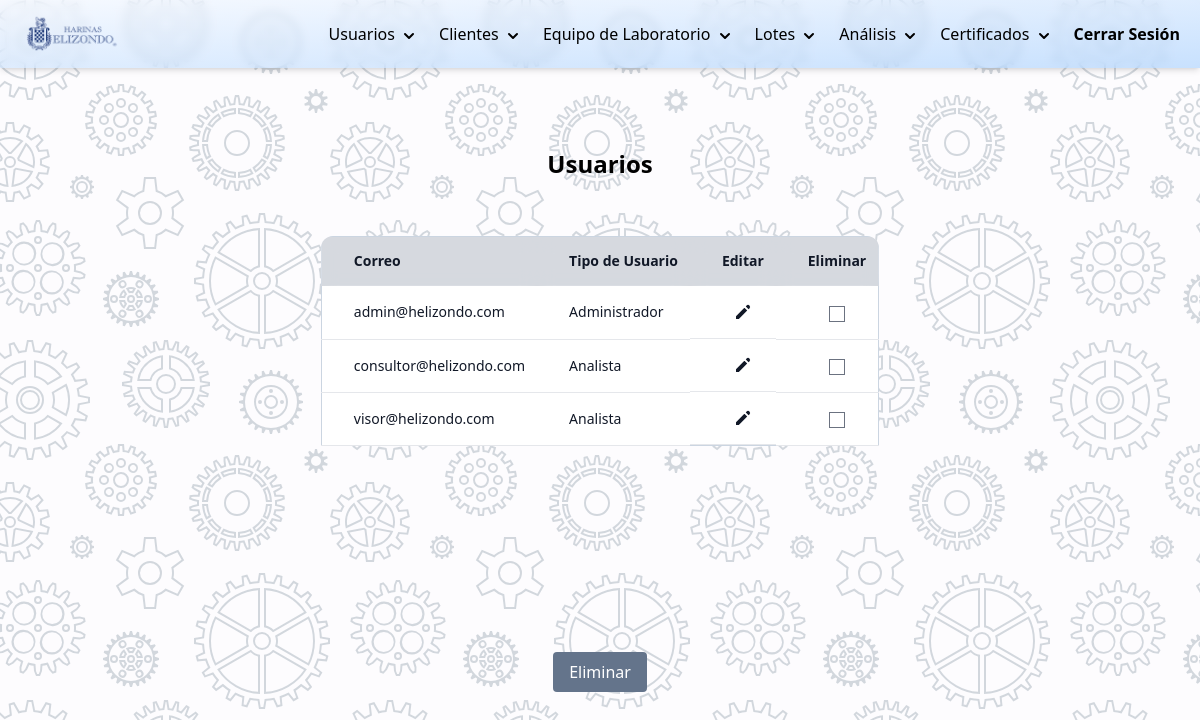
The app's page /php/modificar-usuarios.php (signed in) with its own data.
### tables this page shows
CREATE TABLE `usuarios` (
  `id_usuario` int(11) NOT NULL,
  `correo` varchar(100) DEFAULT NULL,
  `contrasena` varchar(255) DEFAULT NULL,
  `id_tipo` int(11) DEFAULT NULL
);

CREATE TABLE `tipos_usuarios` (
  `id_tipo` int(11) NOT NULL,
  `nombre` varchar(50) DEFAULT NULL,
  `descripcion` varchar(255) DEFAULT NULL
);

### DB/controlarDB.php (called while the page is built, shortened)
<?php
function hacerConsulta(string $query){
    $con = mysqli_connect(HOST, USER, PASSWORD, DB);
    if (mysqli_connect_errno()) {
        return "Failed to connect to MySQL: " . mysqli_connect_error();
    }else{
        $result = mysqli_query($con, $query);
        $arreglo_de_resultados=[];
        while ($row = mysqli_fetch_array($result)):
            array_push($arreglo_de_resultados,$row);
        endwhile;
        return $arreglo_de_resultados;
    }
}

### php/modificar-usuarios.php (the view, shortened to what this page needs)
<?php
    require_once("../DB/controlarDB.php");
    $query_lista_usuarios="SELECT
            u.id_usuario,
            u.correo,
            t.nombre as tipo
        FROM usuarios AS u
        JOIN tipos_usuarios AS t
            ON u.id_tipo = t.id_tipo;";
    $arreglo_usuarios=hacerConsulta($query_lista_usuarios);
?>
<!DOCTYPE html>
<html lang="es">
<head>
    <link rel="stylesheet" href="../css/styles.css">
    <script src="https://cdn.tailwindcss.com"></script>
    <script src="https://cdn.tailwindcss.com?plugins=forms,typography,aspect-ratio,line-clamp"></script>
    <?php require_once("./navbar.php"); ?>
</head>
<body class="background">
    <div class="container mx-auto flex justify-center items-center content-center">
        <div class="flex flex-col p-10 mt-10">
            <h1 class="text-2xl text-center mb-4 font-bold">Usuarios</h1>
            <form method="post" action="<?= htmlspecialchars($_SERVER["PHP_SELF"]);?>" class="mt-0">
                <div class="mt-10 overflow-y-auto h-96 rounded-xl">
                    <table class="table-auto rounded-xl border border-slate-300">
                        <thead class="rounded-lg">
                            <tr class="bg-gray-200">
                                <th class="sticky top-0 z-10 border-b border-gray-300 bg-gray-300 bg-opacity-75 py-3.5 pl-4 pr-3 text-left text-sm font-semibold text-gray-900 backdrop-blur backdrop-filter sm:pl-6 lg:pl-8">Correo</th>
                                <th class="sticky top-0 z-10 border-b border-gray-300 bg-gray-300 bg-opacity-75 py-3.5 pl-4 pr-3 text-left text-sm font-semibold text-gray-900 backdrop-blur backdrop-filter sm:pl-6 lg:pl-8">Tipo de Usuario</th>
                                <th class="sticky top-0 z-10 border-b border-gray-300 bg-gray-300 bg-opacity-75 py-3.5 pl-4 pr-3 text-left text-sm font-semibold text-gray-900 backdrop-blur backdrop-filter sm:pl-6 lg:pl-8">Editar</th>
                                <th class="sticky top-0 z-10 border-b border-gray-300 bg-gray-300 bg-opacity-75 py-3.5 pl-4 pr-3 text-left text-sm font-semibold text-gray-900 backdrop-blur backdrop-filter sm:pl-6 lg:pl-8">Eliminar</th>
                            </tr>
                        </thead>
                        <tbody class="bg-white rounded-lg">
                            <?php foreach($arreglo_usuarios as $usuario):?>
                            <tr>
                                <td class="whitespace-nowrap border-b border-gray-200 py-4 pl-4 pr-3 text-sm font-medium text-gray-900 sm:pl-6 lg:pl-8"><?= $usuario['correo']; ?></td>
                                <td class="whitespace-nowrap border-b border-gray-200 py-4 pl-4 pr-3 text-sm font-medium text-gray-900 sm:pl-6 lg:pl-8"><?= ucfirst($usuario['tipo']); ?></td>
                                <td class="whitespace-nowrap border-b border-gray-200 py-4 pl-4 pr-3 text-sm font-medium text-gray-900 sm:pl-6 lg:pl-8 flex justify-center">
                                    <a href="./editar_usuario.php?i=<?= $usuario['id_usuario']; ?>">
                                        <svg xmlns="http://www.w3.org/2000/svg" class="h-5 w-5" viewBox="0 0 20 20" fill="currentColor">
                                            <path d="M13.586 3.586a2 2 0 112.828 2.828l-.793.793-2.828-2.828.793-.793zM11.379 5.793L3 14.172V17h2.828l8.38-8.379-2.83-2.828z" />
                                        </svg>
                                    </a>
                                </td>
                                <td class="whitespace-nowrap border-b border-gray-200 py-4 pl-4 pr-3 text-sm font-medium text-gray-900 sm:pl-6 lg:pl-8 text-center">
                                    <input type="checkbox" name="eliminar[]" value="<?= $usuario['id_usuario']; ?>">
                                </td>
                            </tr>
                            <?php endforeach; ?>
                        </tbody>
                    </table>
                </div>
                <div class="flex items-center justify-center mt-8">
                    <button type="submit" class="bg-slate-500 hover:bg-psipeDarkGray text-white py-2 px-4 rounded focus:outline-none focus:shadow-outline">
                        Eliminar
                    </button>
                </div>
            </form>
        </div>
    </div>
</body>
</html>

### css/styles.css (style rules this page uses)
.background { background-color: #fdfcfe; }

### records on screen
usuarios: correo "admin@helizondo.com", id_tipo.nombre "Administrador"
usuarios: correo "consultor@helizondo.com", id_tipo.nombre "Analista"
usuarios: correo "visor@helizondo.com", id_tipo.nombre "Analista"
